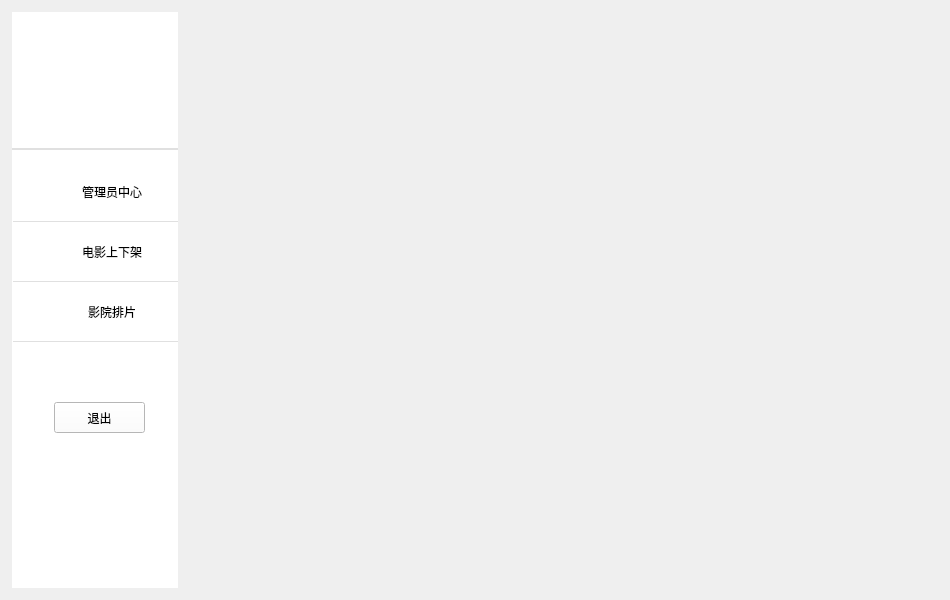
<?xml version="1.0" encoding="UTF-8"?>
<ui version="4.0">
 <class>admin</class>
 <widget class="QWidget" name="admin">
  <property name="geometry">
   <rect>
    <x>0</x>
    <y>0</y>
    <width>950</width>
    <height>600</height>
   </rect>
  </property>
  <property name="maximumSize">
   <size>
    <width>950</width>
    <height>600</height>
   </size>
  </property>
  <property name="windowTitle">
   <string>Dialog</string>
  </property>
  <widget class="QWidget" name="widget" native="true">
   <property name="geometry">
    <rect>
     <x>12</x>
     <y>12</y>
     <width>166</width>
     <height>576</height>
    </rect>
   </property>
   <property name="maximumSize">
    <size>
     <width>200</width>
     <height>600</height>
    </size>
   </property>
   <property name="styleSheet">
    <string notr="true">background-color: rgb(255, 255, 255);</string>
   </property>
   <widget class="QPushButton" name="info_button">
    <property name="geometry">
     <rect>
      <x>0</x>
      <y>150</y>
      <width>200</width>
      <height>60</height>
     </rect>
    </property>
    <property name="maximumSize">
     <size>
      <width>200</width>
      <height>60</height>
     </size>
    </property>
    <property name="styleSheet">
     <string notr="true">QPushButton{
	background-color: #FFFFFF;
	font: 12pt &quot;黑体&quot;;
  	text-align:center;
	border:1px outset rgb(255, 255, 255);
	border-bottom:1px solid #e0e0e0;
}

QPushButton:hover {
	background-color: rgb(229, 229, 229);
	border-left:5px solid rgb(150, 150, 150);
	border-bottom:1px solid #e0e0e0;
	padding-left:5px;
}

QPushButton:pressed {
	border-left:5px solid rgb(130, 130, 130);
	border-bottom:1px solid #e0e0e0;
	padding-left:5px;
}</string>
    </property>
    <property name="text">
     <string>管理员中心</string>
    </property>
   </widget>
   <widget class="QPushButton" name="renew_button">
    <property name="geometry">
     <rect>
      <x>0</x>
      <y>210</y>
      <width>200</width>
      <height>60</height>
     </rect>
    </property>
    <property name="maximumSize">
     <size>
      <width>200</width>
      <height>60</height>
     </size>
    </property>
    <property name="styleSheet">
     <string notr="true">QPushButton{
	background-color: #FFFFFF;
	font: 12pt &quot;黑体&quot;;
  	text-align:center;
	border:1px outset rgb(255, 255, 255);
	border-bottom:1px solid #e0e0e0;
}

QPushButton:hover {
	background-color: rgb(229, 229, 229);
	border-left:5px solid rgb(150, 150, 150);
	border-bottom:1px solid #e0e0e0;
	padding-left:5px;
}

QPushButton:pressed {
	border-left:5px solid rgb(130, 130, 130);
	border-bottom:1px solid #e0e0e0;
	padding-left:5px;
}</string>
    </property>
    <property name="text">
     <string>电影上下架</string>
    </property>
   </widget>
   <widget class="QPushButton" name="assign_button">
    <property name="geometry">
     <rect>
      <x>0</x>
      <y>270</y>
      <width>200</width>
      <height>60</height>
     </rect>
    </property>
    <property name="maximumSize">
     <size>
      <width>200</width>
      <height>60</height>
     </size>
    </property>
    <property name="styleSheet">
     <string notr="true">QPushButton{
	background-color: #FFFFFF;
	font: 12pt &quot;黑体&quot;;
  	text-align:center;
	border:1px outset rgb(255, 255, 255);
	border-bottom:1px solid #e0e0e0;
}

QPushButton:hover {
	background-color: rgb(229, 229, 229);
	border-left:5px solid rgb(150, 150, 150);
	border-bottom:1px solid #e0e0e0;
	padding-left:5px;
}

QPushButton:pressed {
	border-left:5px solid rgb(130, 130, 130);
	border-bottom:1px solid #e0e0e0;
	padding-left:5px;
}</string>
    </property>
    <property name="text">
     <string>影院排片</string>
    </property>
   </widget>
   <widget class="QPushButton" name="exit_button">
    <property name="geometry">
     <rect>
      <x>42</x>
      <y>390</y>
      <width>91</width>
      <height>31</height>
     </rect>
    </property>
    <property name="text">
     <string>退出</string>
    </property>
   </widget>
   <widget class="QLabel" name="label">
    <property name="geometry">
     <rect>
      <x>-10</x>
      <y>27</y>
      <width>191</width>
      <height>111</height>
     </rect>
    </property>
    <property name="maximumSize">
     <size>
      <width>200</width>
      <height>150</height>
     </size>
    </property>
    <property name="layoutDirection">
     <enum>Qt::LeftToRight</enum>
    </property>
    <property name="styleSheet">
     <string notr="true">font: 16pt &quot;方正舒体&quot;;
border-bottom:2px solid #e0e0e0;
image: url(:/new/prefix1/image/MOVIEHANDY.jpg);</string>
    </property>
    <property name="text">
     <string/>
    </property>
    <property name="alignment">
     <set>Qt::AlignCenter</set>
    </property>
   </widget>
  </widget>
  <widget class="QStackedWidget" name="stackedWidget">
   <property name="geometry">
    <rect>
     <x>188</x>
     <y>12</y>
     <width>750</width>
     <height>576</height>
    </rect>
   </property>
   <property name="maximumSize">
    <size>
     <width>750</width>
     <height>600</height>
    </size>
   </property>
   <widget class="QWidget" name="page"/>
   <widget class="QWidget" name="page_2"/>
  </widget>
 </widget>
 <resources/>
 <connections/>
</ui>
